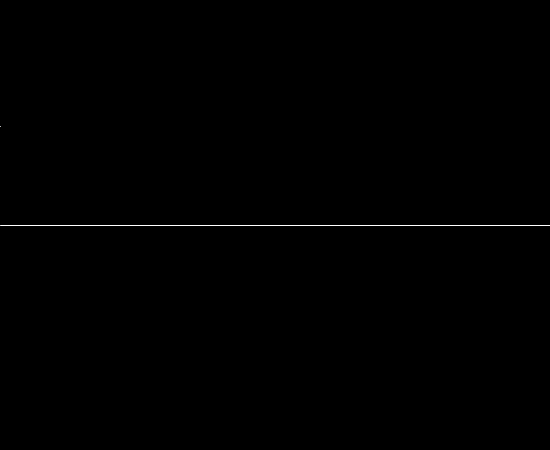
Frame 1 (no input)
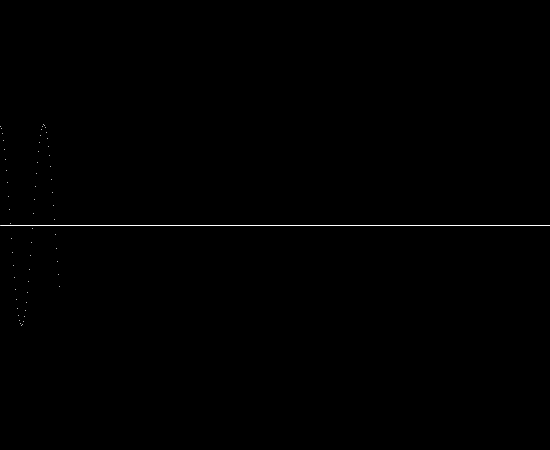
Frame 60 (the mouse pressed at the canvas centre just before this capture)
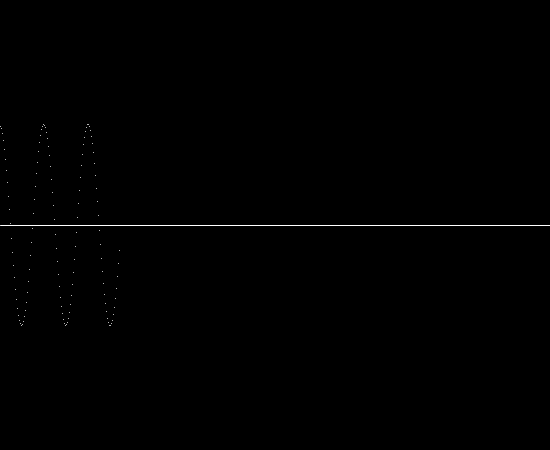
Frame 120 (the mouse held since frame 60 and released just before this capture)

The Processing sketch that drew these frames (run headless with seeded random() and noise(); from frame 60 on, the mouse is pressed at the canvas centre):

// Processing sketch: armonic
// ── armonic.pde
float h; //<>//
float x;
float[] y;
int step;

class _ODE_Vect implements ODE_Vect {
  float[] f(float x, float[] y) {
    int m = y.length;
    float[] dydx = new float[m];

    dydx[0] = y[1];
    dydx[1] = -2 * (y[0]);

    return dydx;
  }
}

ODE_Vect ode_vect = new _ODE_Vect();

OdeSolver_Vect odes_vect;

void setup() {
  size(550, 450);
  background(0);

  stroke(255);
  line(0, height / 2, width, height / 2);

  h = 0.1;
  x = 0;
  y = new float[]{100, 0};
  step = 0;

  odes_vect = new OdeSolver_Vect(ode_vect);
}

void draw() {

  noStroke();

  // y = odes_vect.eul(x, y, h);
  y = odes_vect.heun(x, y, h);
  // y = odes_vect.rk4(x, y, h);

  x += h;

  stroke(255);
  point(step, height / 2 - y[0]);

  step++; //<>//
}

// ── ode_vect.pde
public interface ODE_Vect { //this is the interface declaration
    public float[] f(float x, float[] y);
}

class OdeSolver_Vect {
  ODE_Vect ode;
  OdeSolver_Vect(ODE_Vect _ode) {
    ode = _ode;
  }

  float[] eul(float x0, float[] y0, float h)
  {
    int i;
    int m = y0.length;
    float[] f0;
    float[] y = new float[m];

    f0 = ode.f(x0, y0);
    for (i=0; i<m; i++)
    {
      y[i] = y0[i] + h*f0[i];
    }

    return y;
  }

  float[] heun(float x0, float[] y0, float h)
  {
    int i;
    int m = y0.length;
    float[] f0;
    float[] f1;
    float[] y1 = new float[m];
    float y[] = new float[m];

    f0 = ode.f(x0, y0);
    for (i=0; i<m; i++)
    {
      y1[i] = y0[i] + h*f0[i];
    }

    f1 = ode.f(x0+h, y1);
    for (i=0; i<m; i++)
    {
      y[i] = y0[i] + h*(f0[i] + f1[i]) / 2.0;
    }

    return y;
  }

  float[] rk4(float x0, float[] y0, float h)
  {
    int i;
    int m = y0.length;
    float[] f0;
    float[] f1;
    float[] f2;
    float[] f3;
    float[] y1 = new float[m];
    float[] y2 = new float[m];
    float[] y3 = new float[m];
    float[] y = new float[m];
    float h2 = h/2;

    f0 = ode.f(x0, y0);
    for (i=0; i<m; i++)
    {
      y1[i] = y0[i] + h2*f0[i];
    }

    f1 = ode.f(x0+h2, y1);
    for (i=0; i<m; i++)
    {
      y2[i] = y0[i] + h2*f1[i];
    }

    f2 = ode.f(x0+h2, y2);
    for (i=0; i<m; i++)
    {
      y3[i] = y0[i] + h*f2[i];
    }

    f3 = ode.f(x0+h, y3);

    for (i=0; i<m; i++)
    {
      y[i] = y0[i] + h*(f0[i] + 2.0*(f1[i] + f2[i]) + f3[i]) / 6.0;
    }

    return y;
  }
}
